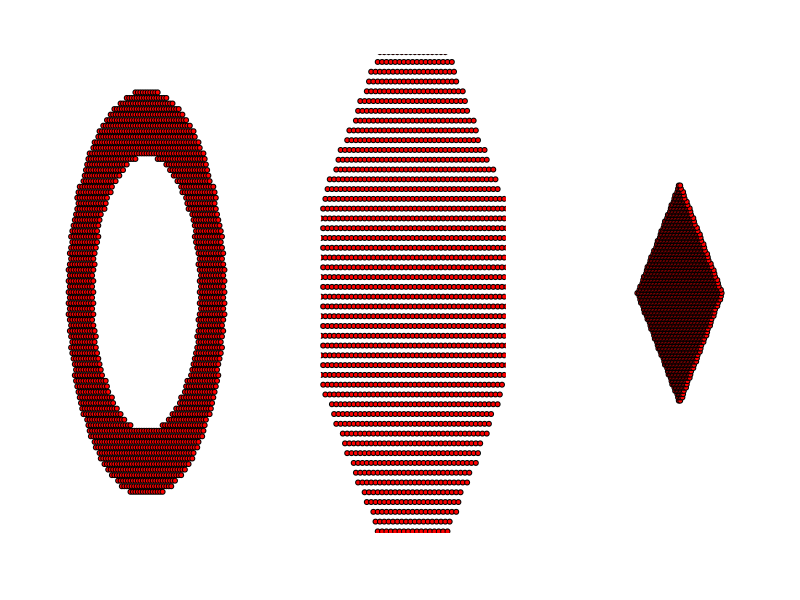
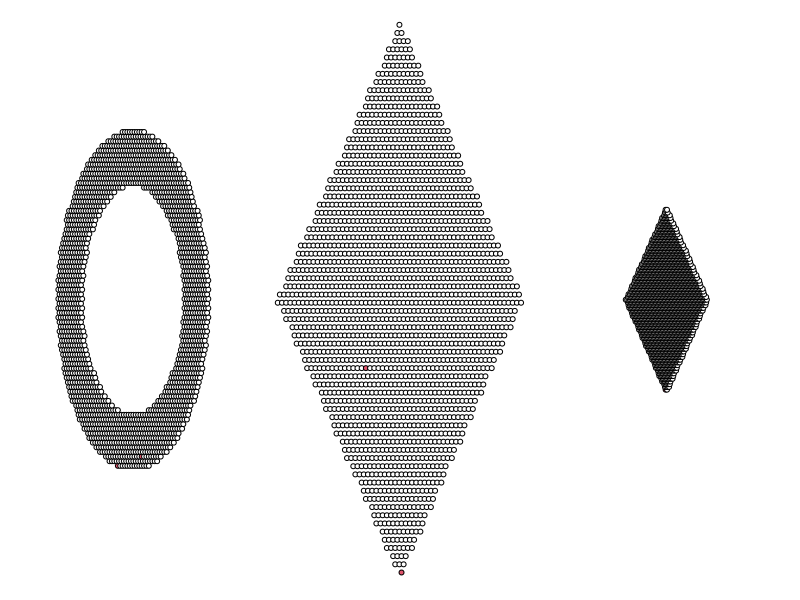

These figures' R source, in order: (Note: this script raises an error after producing the figures.)
library(sf)
library(igraph)

#' Create n points within a square positioned using h, v, and n.
#' 
#' @param h A numeric value indicating the horizontal distance of the square from the origin.
#' @param v A numeric value indicating the vertical distance of the square from the origin.
#' @param n An integer indicating the number of points to generate within the square.
#' 
#' @return An object of class "sf" containing n points within a square.
#' 
#' @importFrom sf st_polygon st_sample
#' @export
createPolyPoints <- function(h,v=0,n){
    square <- st_polygon(list(rbind(c(-h,v), c(v,h), c(h,v), c(v,-h), c(-h,v))))
    st_sample(square,size = n,type="hexagonal")
}

#' Create n points within two circles with a distance of m.
#' 
#' @param m A numeric value indicating the distance between the two circles.
#' @param n An integer indicating the number of points to generate within the two circles.
#' 
#' @return An object of class "sf" containing n points within two circles with a distance of m.
#' 
#' @importFrom sf st_polygon st_sample st_difference
#' @export
createFringePoints <- function(m,n){
    # create circle polygon inside the square polygon
    center <- c(0, 0)
    radius <- 0.92
    theta <- seq(0, 2*pi, length.out = 50+1)[-1] # create n points evenly spaced around the circle
    circle_poly_coords <- center + radius * cbind(cos(theta), sin(theta))
    circle_poly1 <- st_polygon(list(rbind(circle_poly_coords, circle_poly_coords[1,])))
    radius <- radius-m 
    circle_poly_coords <- center + radius * cbind(cos(theta), sin(theta))
    circle_poly2 <- st_polygon(list(rbind(circle_poly_coords, circle_poly_coords[1,])))
    fringe=st_difference(circle_poly1,circle_poly2)
    st_sample(fringe,size = n,type="hexagonal")
}


#' Convert spatial points to an igraph graph.
#' 
#' @param points An object of class "sf" containing the spatial points.
#' @param contagious_period An integer indicating the duration (in time steps) that an individual is contagious.
#' 
#' @return An object of class "igraph" representing the graph.
#' 
#' @importFrom igraph graph.adjacency E V neighbors
#' @importFrom sf st_distance
#' @export
toGraph <- function(points,contagious_period=10){
    distances <- as.matrix(st_distance(points))
    g <- graph.adjacency(distances, mode = "undirected", weighted = TRUE)
    E(g)$width=log(1/E(g)$weight) #when drowing the graph we draw only the shorter edge ie the link between very close nodes
    V(g)$state=0
    V(g)$state[1]=contagious_period # the node "1" become contagious for `contagious_period` time step.
    g
}


#' the main function
#'
#' @param g A graph object representing the network
#' @param prob_diffuse The probability of the culture diffusing to a visited individual
#' @param nvisits The number of neighbors visited by each contagious individual in each time step
#' @param contagious_period The length of time that an individual remains contagious
#'
#' @return A graph object representing the network, with updated states and colors
#' @export
diffuse_culture <- function(g, prob_diffuse,nvisits=1,contagious_period=10) {

    #for all node in the graph of state > 0, which correspond to "contagious" individual we will see if they visit other indivdiual
    for (v in V(g)[V(g)$state>0]) {
        neighbors <- neighbors(g, v) #get all the neighbors of the node v
        probas=1/((E(g)[.from(v)]$weight+1)^4)    #this is where the probablilty of visiting someone is defined, very important. Here it is defined as depending on the invert of the squared distance. I added + 1 on the distance because the spatial geography of the model is very small and distance are ofen <1 so adding one simplify 
        visit <- sample(neighbors, 1,prob=probas)  #we sample the `nvisits` neighbors given these probability
        if (V(g)$state[visit]==0 && runif(1) < prob_diffuse) V(g)$state[visit] <- contagious_period
    }
  V(g)$state[V(g)$state==1]=-1 #here I decided that once individual are going to be not contagious again I put them in a "resistant" stat, so they won't be contaminated again. We could imagine this resistant state to be also -n and then at each time state we can increase this resistance ; when it reaches 0 they can be contaminated again 
  V(g)$state[V(g)$state>0]=V(g)$state[V(g)$state>0]-1 #decrease the time left for contagious people
  V(g)$color[V(g)$state==0]=1 #just some estetic
  V(g)$color[V(g)$state>0]=3 #just some estetic
  V(g)$color[V(g)$state<0]=2 #just some estetic
  return(g)
}

n=2000

#let's draw 3 maps

scenarios <- list( createFringePoints(.3,n), createPolyPoints(h=1.5,n=n), createPolyPoints(h=.5,n=n))

par(mfrow=c(1,3))
for(i in 1:3){
    plot(0,0,xlim=c(-1,1),ylim=c(-1,1),type="n",ann=F,axes=F)
    plot(scenarios[[i]],add=T,pch=21,bg="red")
}


# convert these maps as graph where we will run the simulation:
graphs=lapply(scenarios,toGraph)

# Run diffusion simulation for 25 time steps on each graph
prob_diffuse <- .5
par(mfrow=c(1,3))
par(mar=c(0,0,0,0))
for (t in 1:500) {
    st=Sys.time()
    #update 3 scenarios
    graphs=lapply(graphs, diffuse_culture,prob_diffuse=prob_diffuse)
    print(Sys.time()-st)
    #plots 3 scenarios
    lapply(1:length(graphs),function(i){
               plot(0,0,xlim=c(-1.5,1.5),ylim=c(-1.5,1.5),type="n",ann=F,axes=F)
               st=V(graphs[[i]])$state
               cl=st
               cl[st==0]=0
               cl[st>0]=2
               cl[st<0]="blue"
               plot(scenarios[[i]],bg=cl,add=T,pch=21)
               #plot(graphs[[i]],layout=st_coordinates(scenarios[[i]]),add=T,rescale=F)
})
    #Sys.sleep(1)
}


#Final result after 25 time step:
pdf("network.pdf",width=24,height=8)

par(mfrow=c(1,3))
par(mar=c(0,0,0,0))
for(i in 1:3){
    plot(0,0,xlim=c(-1.5,1.5),ylim=c(-1.5,1.5),type="n",ann=F,axes=F)
    plot(graphs[[i]],layout=st_coordinates(scenarios[[i]]),add=T,rescale=F)
}
dev.off()



#reset the state of the graph:


# below example to run in parallel multiple runs


#run multiple simulation
library(parallel)


for(n in c(50,200)){
    for(prob_diffuse in c(.25,.5)){
        scenarios <- list( createFringePoints(.3,n), createPolyPoints(h=1.5,n=n), createPolyPoints(h=.5,n=n))
        graphs=lapply(scenarios,toGraph)

        st=Sys.time()
        cl <- makeCluster(10,type="FORK")
        #below the while loop run until only 2 individuals are still contagious and return the number of time step neede to do so.
        bigg=parSapply(cl,1:1000,function(i){print(i);lapply(graphs,function(gt){ t=0; crve=c();while( sum(V(gt)$state<0)<.9*n && t < 500 ){gt=diffuse_culture(gt,prob_diffuse);t=t+1;ni=sum(V(gt)$state>0); crve=c(crve,ni)}; return(list(t,crve)) })})
        saveRDS(file=paste0("result_good_n",n,"_p",prob_diffuse,".rds"),bigg)
        stopCluster(cl)
        print(Sys.time()-st)
    }
}


boxplot(t(bigg))
